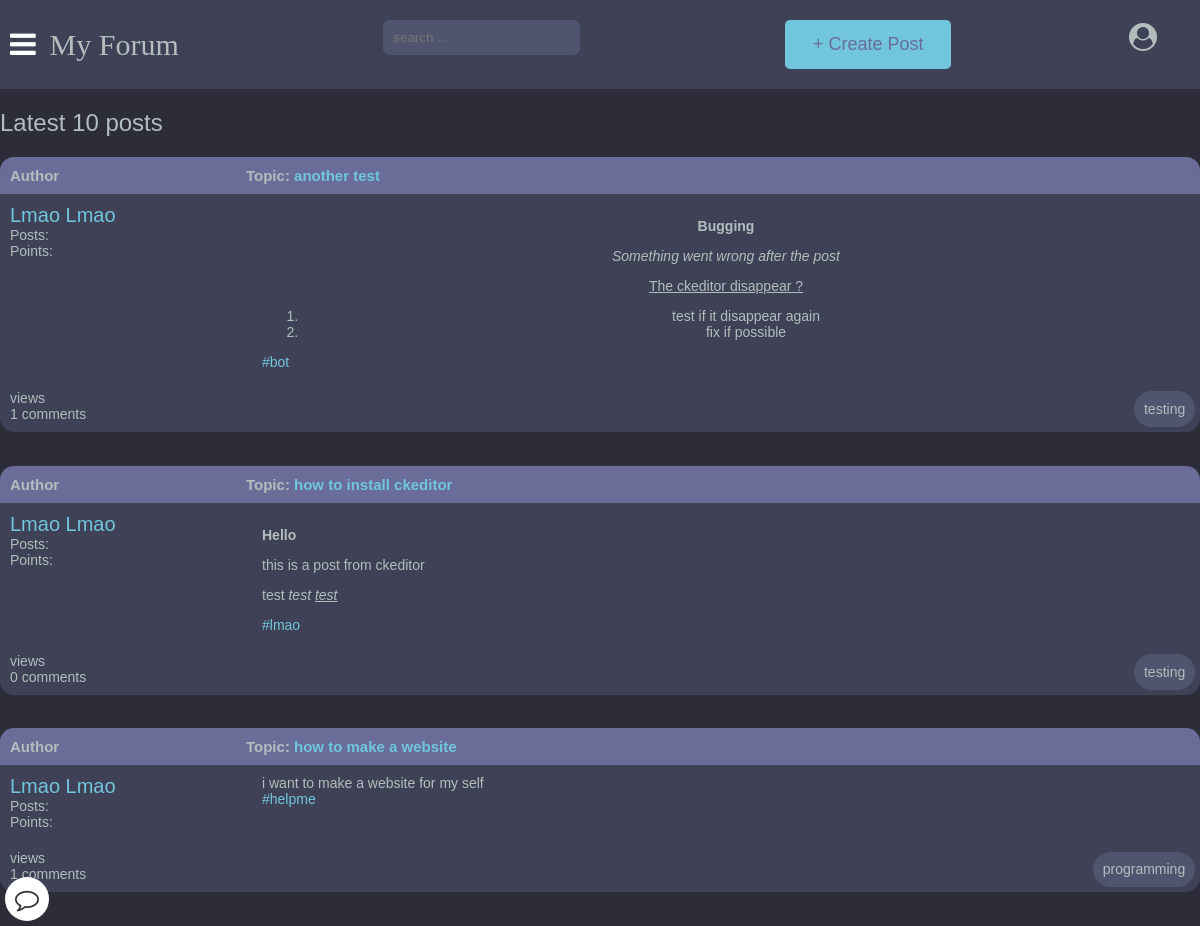
Page /latest_posts on the committed database.
### main/models.py (models this page shows, shortened)
class Post(models.Model):
    title = models.CharField(max_length=400)
    slug = models.SlugField(max_length=400, unique=True, blank=True)
    user = models.ForeignKey(Author, on_delete=models.CASCADE)
    content = HTMLField()
    categories = models.ManyToManyField(Category)
    date = models.DateTimeField(auto_now_add=True)
    approved = models.BooleanField(default=True)
    image = models.ImageField(upload_to='post_images', blank=True, null=True)
    hit_count_generic = GenericRelation(HitCount, object_id_field='object_pk',
        related_query_name='hit_count_generic_relation'
    )
    tags = TaggableManager()
    comments = models.ManyToManyField(Comment, blank=True)
    def get_url(self):
        return reverse("detail", kwargs={
            "slug":self.slug
        })
    class Meta:
        ordering = ['-date']
    @property
    def num_comments(self):
        return self.comments.count()

class Author(models.Model):
    user = models.ForeignKey(User, on_delete=models.CASCADE)
    fullname = models.CharField(max_length=40, blank=True)
    slug = models.SlugField(max_length=400, unique=True, blank=True)
    bio = HTMLField(default='none')
    points = models.IntegerField(default=0)
    email = models.EmailField(unique=False,default="example@gmail.com", validators=[EmailValidator(message="Invalid email format")])
    profile_pic = ResizedImageField(size=[400, 400], quality=100, upload_to="authors", default="defaults/default_profile_pic.jpg", null=True, blank=False)

class Category(models.Model):
    title = models.CharField(max_length=50)
    slug = models.SlugField(max_length=400, unique=True, blank=True)
    description = models.TextField(default="description")
    class Meta:
        verbose_name_plural = "categories"

### main/views.py (the view)
# urls.py: path("latest_posts", latest_posts, name="latest_posts"),
def latest_posts(request):
    posts = Post.objects.all().filter(approved=True)[:10]
    context = {
        "posts":posts,
        "title": "Latest 10 posts"
    }
    return render(request, "latest-posts.html", context)

### templates/latest-posts.html (shortened to what this page needs)
{% extends 'base.html' %}
{% load hitcount_tags %}
{% block content %}
    <div class="container1">
        <div class="navigate">
            <span>Latest 10 posts</span>
        </div>
            <div>
                {% for post in posts %}
                <div class="head">
                    <div class="authors">Author</div>
                    <div class="content">Topic: <a href="{{post.get_url}}">{{post.title}}</a>
                    </div>
                </div>
                    <div class="body">
                        <div class="authors">
                            <div class="username"><a href="{% url 'other_profile' post.user.slug %}">{{post.user.fullname|title}}</a></div>
                            <div>Posts: <u>{{comment.user.num_posts}}</u></div>
                            <div>Points: <u>{{comment.user.points}}</u></div>
                        </div>
                        <div class="content">
                            {{post.content|safe}}
                            <div>
                            {% for tag in post.tags.all %}
                                <a href="{% url 'tagged_posts' tag.slug %}">#{{ tag.name }}</a>
                            {% endfor %}
                            </div>
                        </div>
                    </div>
                    <div class="bottom">
                        <span> {% get_hit_count for post %} views <br> {{post.num_comments}} comments</span>
                        <div class="info-bottom-right">
                            {% for category in post.categories.all %}
                                {{ category.title }}
                            {% endfor %}
                        </div>
                    </div>
                {% endfor %}
                </div>
            </div>
{% endblock content %}

### static/style.css (style rules this page uses)
:root { --color-main: #71c6dd; --color-main-light: #e1f6fb; --color-dark: #3f4156; --color-dark-medium: #51546e; --color-dark-light: #696d97; --color-light: #e5e5e5; --color-gray: #8b8b8b; --color-light-gray: #b2bdbd; --color-bg: #2d2d39; --color-success: #5dd693; --color-error: #fc4b0b; }
* { box-sizing: border-box; }
html { font-size: 14px; font-family: Arial, Helvetica, sans-serif; background-color:var(--color-bg); color:var(--color-light-gray); }
a { display: inline-block; color: var(--color-main); text-decoration: none; }
div { display: block; }
.info-bottom-right { position: absolute; background-color: var(--color-dark-medium); bottom: 0; right: 0; margin: 5px; padding: 0.7rem; border-radius: 5rem; }
.bottom { display: flex; background-color: var(--color-dark); padding: 10px; position: relative; margin-bottom: 2.4rem; border-bottom-left-radius: 1rem; border-bottom-right-radius: 1rem; }
.navigate { margin-block: 20px; font-weight: lighter; font-size: 24px; }
.head { display: flex; background-color: var(--color-dark-light); padding: 10px; font-weight: bold; font-size: 15px; border-top-left-radius: 1rem; border-top-right-radius: 1rem; }
.authors { flex: 20%; }
.content { flex: 80%; }
.body { display: flex; background-color: var(--color-dark); padding: 10px; position: relative; }
.body .authors .username { font-size: 20px; }
body { margin:0px; background-color: var(--color-bg); }

### rows in the picture
Post: title "another test", user.fullname "Lmao Lmao", content "Bugging Something went wrong after the post The ckeditor disappear ? test if it disappear again fix if possible", num_comments "1"
Tag: name "bot"
Category: title "testing"
Post: title "how to install ckeditor", user.fullname "Lmao Lmao", content "Hello this is a post from ckeditor test test test", num_comments "0"
Tag: name "lmao"
Post: title "how to make a website", user.fullname "Lmao Lmao", content "i want to make a website for my self", num_comments "1"
Tag: name "helpme"
Category: title "programming"
